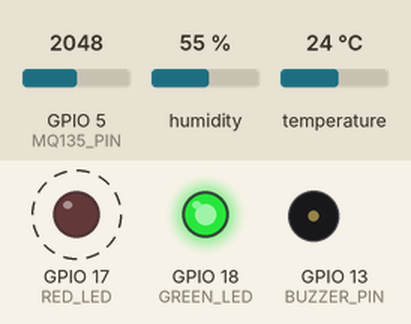
This sketch was run on a simulated ESP32. Shown: output pins drawn as LEDs (lit = HIGH), buzzer (waves = sounding, pin HIGH). Dashed ring = blinking. The inputs (shaded band) are chosen by the test bench; at power-on: GPIO 5 (MQ135_PIN) = 2048, humidity 55 %, temperature 24 °C (analog values on the 0–4095 scale). WiFi joins after 1.5 s; servers stay silent unless stated; web services answer with replies made up by the test bench; what the sketch prints to the serial monitor is not drawn.

Above: at 2.3 s.
At 4.7 s:
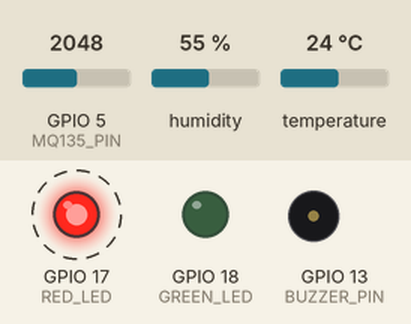
Timing chart, 0 to 5.1 s (numbered marks = the images above):
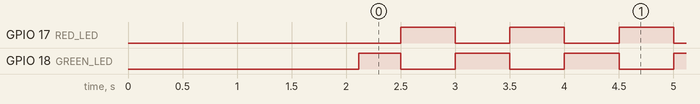

Measured:
- by itself, GPIO 17 (RED_LED): alternates HIGH for 0.50 s and LOW for 0.50 s, 40 changes in all, then stays LOW
- by itself, GPIO 18 (GREEN_LED): repeats every 1.0 s: LOW 0.50 s, HIGH 0.50 s, until it stays HIGH from 22.0 s

The sketch:

esp32_sketch.ino
```cpp
/*
  ─────────────────────────────────────────────────────────────
  Smart Air Quality & Comfort Monitor
  Board   : ESP32 Dev Module
  Sensors : DHT (temperature + humidity), MQ-135 (air quality)
  Outputs : Green LED (ok), Red LED (alert), Buzzer (alert)
  Cloud   : ThingSpeak (feeds the web dashboard)
  ─────────────────────────────────────────────────────────────
  Reads the environment every 2 seconds, grades it as
  GOOD / MODERATE / POOR, drives the LEDs + buzzer to match,
  and pushes a reading to ThingSpeak every 15 seconds.
*/

#include <DHT.h>
#include <WiFi.h>
#include <HTTPClient.h>

// ══════════════ PART A: WIFI + THINGSPEAK ══════════════

const char* WIFI_SSID     = "NISHA-SEN";
const char* WIFI_PASSWORD = "nisha@77989";
const char* TS_WRITE_KEY  = "XRCMTBW8QNQKWRWT";  // Write key, NOT the Read key

// ══════════════ PART B: PIN CONFIGURATION ══════════════

#define DHT_PIN      4     // DHT data pin
#define DHT_TYPE     DHT11 // matches the sensor now wired in
#define MQ135_PIN    5     // MQ-135 analog out

#define GREEN_LED    18    // "air is fine"
#define RED_LED      17    // "alert"
#define BUZZER_PIN   13    // active buzzer (+ leg)

// ══════════════ PART C: THRESHOLDS & TIMING ══════════════

// Temperature (°C)
const float TEMP_WARN   = 28.0;   // getting warm
const float TEMP_ALERT  = 32.0;   // too hot

// Humidity (%)
const float HUM_LOW     = 30.0;   // too dry
const float HUM_HIGH    = 70.0;   // too humid

// Air quality (raw ADC value, 0–4095 on ESP32)
const int   AIR_WARN    = 1500;   // moderate pollution
const int   AIR_ALERT   = 2500;   // poor air

// Timing
const unsigned long SAMPLE_INTERVAL = 2000;   // read every 2 s
const unsigned long WARMUP_MS       = 20000;  // MQ-135 needs ~20 s to stabilise
const unsigned long UPLOAD_INTERVAL = 15000;  // ThingSpeak free-tier limit

// Smoothing: average the last N gas readings so one spike doesn't trip the alarm
const int SMOOTHING_SAMPLES = 10;

// ══════════════ PART D: GLOBAL OBJECTS & STATE ══════════════

DHT dht(DHT_PIN, DHT_TYPE);

// Three quality levels, used for both air and comfort
enum Level { GOOD = 0, MODERATE = 1, POOR = 2 };

int  airSamples[SMOOTHING_SAMPLES];  // rolling buffer of gas readings
int  sampleIndex   = 0;
bool bufferFilled  = false;

unsigned long lastSampleTime = 0;
unsigned long lastUploadTime = 0;
unsigned long bootTime       = 0;

// Last known-good readings (used if the DHT hiccups on one cycle)
float lastTemp = NAN;
float lastHum  = NAN;

// ══════════════ PART E: SETUP (runs once) ══════════════

void setup() {
  Serial.begin(115200);
  delay(500);

  pinMode(GREEN_LED,  OUTPUT);
  pinMode(RED_LED,    OUTPUT);
  pinMode(BUZZER_PIN, OUTPUT);

  // Start with everything off
  digitalWrite(GREEN_LED,  LOW);
  digitalWrite(RED_LED,    LOW);
  digitalWrite(BUZZER_PIN, LOW);

  dht.begin();

  // ESP32 ADC setup: 12-bit (0–4095) across the full 0–3.3 V range
  analogReadResolution(12);
  analogSetPinAttenuation(MQ135_PIN, ADC_11db);

  connectWiFi();

  bootTime = millis();

  Serial.println();
  Serial.println("===========================================");
  Serial.println("  Smart Air Quality & Comfort Monitor");
  Serial.println("===========================================");
  Serial.println("Warming up the gas sensor, please wait...");
}

// ══════════════ PART F: SENSOR READING HELPERS ══════════════

// Read the gas sensor and return the average of the last N readings
int readAirSmoothed() {
  airSamples[sampleIndex] = analogRead(MQ135_PIN);
  sampleIndex++;
  if (sampleIndex >= SMOOTHING_SAMPLES) {
    sampleIndex = 0;
    bufferFilled = true;
  }

  int count = bufferFilled ? SMOOTHING_SAMPLES : sampleIndex;
  long sum = 0;
  for (int i = 0; i < count; i++) sum += airSamples[i];
  return (int)(sum / count);
}

// Read temperature + humidity. Returns false if the sensor failed this cycle.
bool readDHT(float &temperature, float &humidity) {
  float t = dht.readTemperature();
  float h = dht.readHumidity();

  if (isnan(t) || isnan(h)) {
    return false;              // bad read — caller decides what to do
  }

  temperature = t;
  humidity    = h;
  lastTemp    = t;             // remember for next time
  lastHum     = h;
  return true;
}

// ══════════════ PART G: DECISION LOGIC ══════════════

// Grade the air quality reading
Level rateAir(int airValue) {
  if (airValue >= AIR_ALERT) return POOR;
  if (airValue >= AIR_WARN)  return MODERATE;
  return GOOD;
}

// Grade how comfortable the temperature + humidity are
Level rateComfort(float t, float h) {
  if (t >= TEMP_ALERT)                 return POOR;
  if (h >= HUM_HIGH || h <= HUM_LOW)   return MODERATE;
  if (t >= TEMP_WARN)                  return MODERATE;
  return GOOD;
}

// Overall level = whichever is worse
Level worseOf(Level a, Level b) {
  return (a > b) ? a : b;
}

// Turn a Level into text for the Serial Monitor
const char* levelName(Level l) {
  switch (l) {
    case GOOD:     return "Good";
    case MODERATE: return "Moderate";
    default:       return "Poor";
  }
}

// A human-readable comfort description
const char* comfortText(float t, float h) {
  if (t >= TEMP_ALERT)  return "Too hot";
  if (t >= TEMP_WARN)   return "Slightly warm";
  if (h >= HUM_HIGH)    return "Humid / stuffy";
  if (h <= HUM_LOW)     return "Too dry";
  return "Comfortable";
}

// ══════════════ PART H: OUTPUT & INDICATORS ══════════════

void updateIndicators(Level overall) {
  bool alert = (overall == POOR);

  digitalWrite(GREEN_LED,  alert ? LOW  : HIGH);
  digitalWrite(RED_LED,    alert ? HIGH : LOW);
  digitalWrite(BUZZER_PIN, alert ? HIGH : LOW);
}

void printReport(float t, float h, int air,
                 Level airLevel, Level comfortLevel, Level overall) {
  Serial.println("-------------------------------------------");
  Serial.print("Temperature : "); Serial.print(t, 1);  Serial.println(" C");
  Serial.print("Humidity    : "); Serial.print(h, 1);  Serial.println(" %");
  Serial.print("Air (raw)   : "); Serial.print(air);
  Serial.print("  ->  ");         Serial.println(levelName(airLevel));
  Serial.print("Comfort     : "); Serial.print(comfortText(t, h));
  Serial.print("  ->  ");         Serial.println(levelName(comfortLevel));
  Serial.print("OVERALL     : "); Serial.print(levelName(overall));
  Serial.println(overall == POOR ? "   *** ALERT ***" : "");
}

// Blink both LEDs slowly while the gas sensor warms up
void showWarmup() {
  bool on = ((millis() / 500) % 2) == 0;
  digitalWrite(GREEN_LED, on);
  digitalWrite(RED_LED,   !on);
}

// ══════════════ PART I: WIFI + THINGSPEAK ══════════════

void connectWiFi() {
  Serial.print("Connecting to WiFi");
  WiFi.begin(WIFI_SSID, WIFI_PASSWORD);
  unsigned long start = millis();
  while (WiFi.status() != WL_CONNECTED && millis() - start < 15000) {
    delay(400);
    Serial.print(".");
  }
  if (WiFi.status() == WL_CONNECTED) {
    Serial.println(" connected: " + WiFi.localIP().toString());
  } else {
    Serial.println(" failed — will retry uploads, LEDs/buzzer still work offline.");
  }
}

// Raw MQ-135 ADC (0-4095) -> AQI-ish 0-500 scale, matching the dashboard's
// Settings tab units (good < 50, moderate < 100). Rough linear map — retune
// the 500..3500 range against a reference sensor if you have one.
int airToAQI(int raw) {
  int aqi = map(raw, 500, 3500, 0, 500);
  return constrain(aqi, 0, 500);
}

// field1=temperature, field2=humidity, field3=AQI — must match src/sensorData.js
void uploadToThingSpeak(float t, float h, int airRaw) {
  if (WiFi.status() != WL_CONNECTED) {
    connectWiFi();
    if (WiFi.status() != WL_CONNECTED) return;
  }

  HTTPClient http;
  String url = "https://api.thingspeak.com/update?api_key=" + String(TS_WRITE_KEY)
             + "&field1=" + String(t, 1)
             + "&field2=" + String(h, 1)
             + "&field3=" + String(airToAQI(airRaw));
  http.begin(url);
  int code = http.GET();
  Serial.print("ThingSpeak upload -> ");
  Serial.println(code);
  http.end();
}

// ══════════════ PART J: MAIN LOOP ══════════════

void loop() {
  unsigned long now = millis();

  // --- Warm-up phase: let the gas sensor settle before trusting it ---
  if (now - bootTime < WARMUP_MS) {
    showWarmup();
    readAirSmoothed();              // keep filling the buffer meanwhile
    return;
  }

  // --- Only sample every SAMPLE_INTERVAL milliseconds ---
  if (now - lastSampleTime < SAMPLE_INTERVAL) return;
  lastSampleTime = now;

  // 1. Read sensors
  float temperature, humidity;
  if (!readDHT(temperature, humidity)) {
    Serial.println("[warn] DHT read failed, using last good values.");
    if (isnan(lastTemp)) return;    // nothing valid yet — skip this cycle
    temperature = lastTemp;
    humidity    = lastHum;
  }
  int airValue = readAirSmoothed();

  // 2. Decide
  Level airLevel     = rateAir(airValue);
  Level comfortLevel = rateComfort(temperature, humidity);
  Level overall      = worseOf(airLevel, comfortLevel);

  // 3. Act + report
  updateIndicators(overall);
  printReport(temperature, humidity, airValue, airLevel, comfortLevel, overall);

  // 4. Push to the cloud (rate-limited independently of the 2s sample loop)
  if (now - lastUploadTime >= UPLOAD_INTERVAL) {
    lastUploadTime = now;
    uploadToThingSpeak(temperature, humidity, airValue);
  }
}
```
